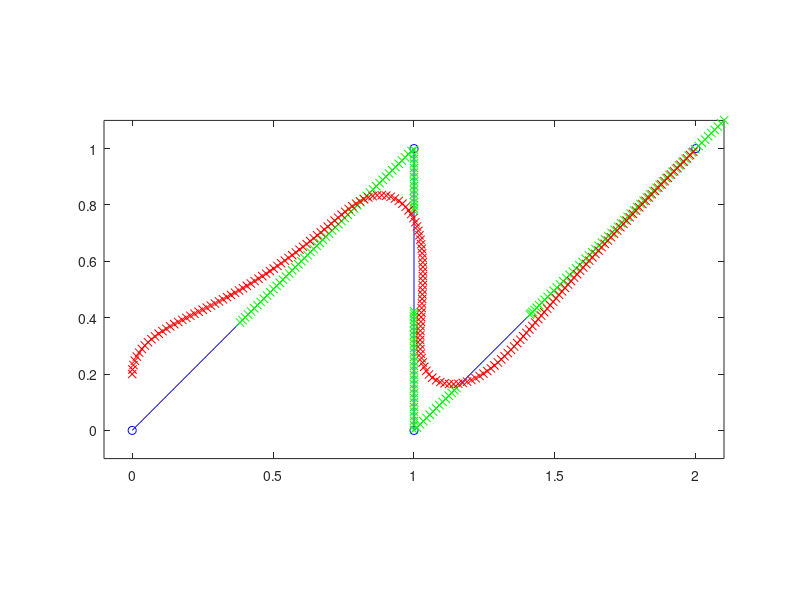

MATLAB code to generate this figure:
function RR_Robot_Path

% Renaissance Robotics codebase, Chapter 12, https://github.com/tbewley/RR
% Copyright 2024 by Thomas Bewley, distributed under BSD 3-Clause License. 

U=.3;                     % U=(U_right+U_left)/2 = target forward velocity (MKS units)
Udiff=0;                  % U_diff=U_right-U_left = steering control variable
                          %   [note that U_right=U+U_diff/2, U_left=U-U_diff/2]
ell=.4;                   % look ahead distance (increase for smoother, "sloppier" response)
p=[0 1 1 2;               % desired trajectory (straight line segments)
   0 1 0 1];
n=size(p,2);              % number of points on desired trajectory
k=2;                      % inital target point on trajectory
x=[0;.2;pi/2];            % initial state  x=[r_1,r_2,alpha] (e_1-coord,e_2-coord,angle)
                          % alpha is positive counter-clockwise (zero to the right)
h=1;   t=0;               % timestep and initial time for time-marching algorithm
close all; global r L; r=.053975; L=.39116; % wheel radius, and distance between wheels
K=2;  % Extra gain on feedback (nominally one!)

xmin=min(p(1,:)); xmax=max(p(1,:)); ymin=min(p(2,:)); ymax=max(p(2,:)); 


plot(p(1,:),p(2,:),'bo-'); axis equal; hold on; axis([xmin-.1 xmax+.1 ymin-.1 ymax+.1]);

for i=1:1000
  s0=p(:,k)-p(:,k-1); s0=s0/norm(s0);     % Unit vector along current trajectory segment
  c0=p(:,k-1)-((p(:,k-1)-x(1:2))'*s0)*s0; % Closest point on current segment to robot
  if (norm(p(:,k)-c0)<ell), check=true, else, check=false; end
  if (check & k<n)
    s1=p(:,k+1)-p(:,k); s1=s1/norm(s1);   % Unit vector along next trajectory segment.
    c1=p(:,k)-((p(:,k)-x(1:2))'*s1)*s1;   % Closest point on next segment to robot.
  end
  if     (check & k<n  & norm(x(1:2)-c0)>norm(x(1:2)-c1)), k=k+1; % Handle c passing p(:,k) for k<n
  elseif (check & k==n & (c0-p(:,n))'*s0>0),               break  % Handle c passing p(:,n)
  else                                   % Handle other cases
    g=c0+ell*s0;                         % Goal point (ell meters ahead on current segment)
    if (check & (g-p(:,k))'*s0>0),       % Handle g passing p(:,k)
      g=p(:,k)+(ell-norm(p(:,k)-c0))*s1; %   [goal point moves over to next segment]
    end
    d=norm(g-x(1:2));       % Distance from robot's current location to goal point.
    delta=(g(1)-x(1))*sin(x(3))-(g(2)-x(2))*cos(x(3)); % Lateral distance to be moved when
                            % advancing from robot's current location to the goal point.
    gamma=-2*delta/d^2;     % 1/gamma = radius of curvature required to intercept goal.
    alphadot=gamma*(U*r); Udiff=K*(L/2)*alphadot/r;  % turn rate required to turn at desired radius
    plot(x(1),x(2),'rx'); plot(g(1),g(2),'gx'); pause(0.01);

    f1=RHS(x,U,Udiff);        f2=RHS(x+h*f1/2,U,Udiff);   % Simulate system with RK4
    f3=RHS(x+h*f2/2,U,Udiff); f4=RHS(x+h*f3,U,Udiff);     % (Replace this code chuck with
    x=x+h*(f1/6+(f2+f3)/3+f4/6); t=t+h;                   % application to actual system.)
  end
end

end % function RobotPath
%%%%%%%%%%%%%%%%%%%%%%%%%%%%%%%%%%%%%%%%%%%%%%%%%%%%%%%%%%%%%%%%%%%%%%%%%%%%%%%%%%%%%%%%%%%
function rhs=RHS(x,U,Udiff)                      % Auxiliary function used by RK4 routine
global r L; rhs=[r*U*cos(x(3)); r*U*sin(x(3)); r*Udiff/(L/2)];
end % function RHS
